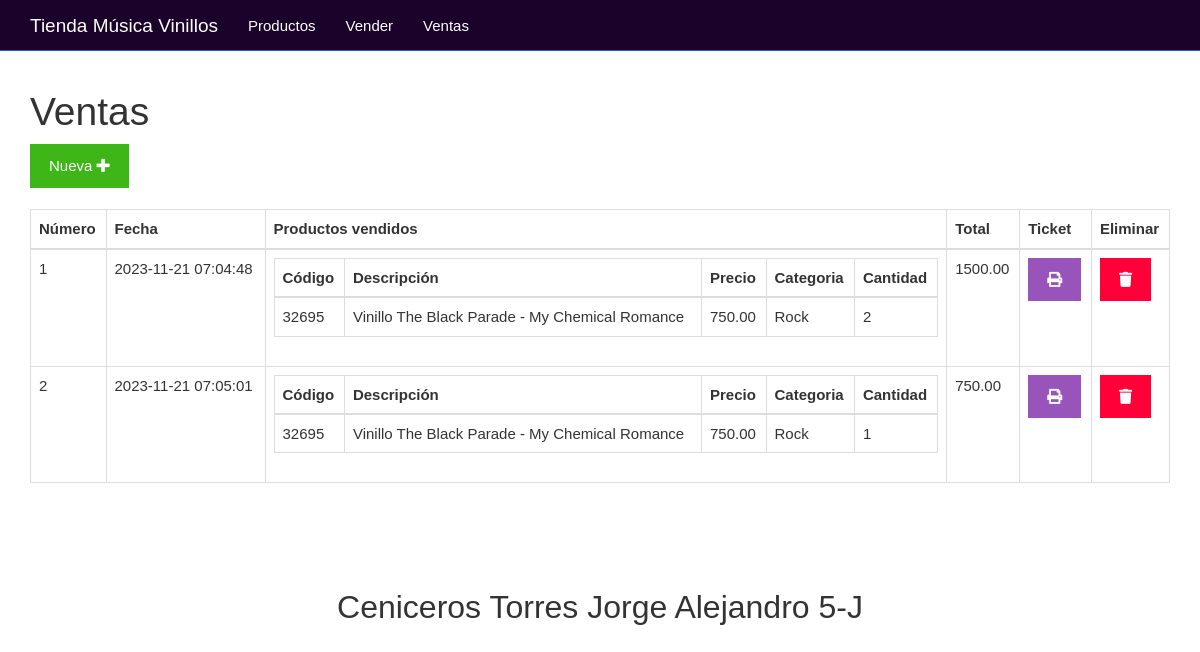
Page /ventas.php on the committed database.
### tables this page shows
CREATE TABLE `ventas` (
  `id` bigint(20) UNSIGNED NOT NULL,
  `fecha` datetime NOT NULL,
  `total` decimal(7,2) DEFAULT NULL
);

### ventas.php (the view)
<?php include_once "encabezado.php" ?>
<?php
include_once "base_de_datos.php";
$sentencia = $base_de_datos->query("SELECT ventas.total, ventas.fecha, ventas.id, GROUP_CONCAT(	productos.codigo, '..',  productos.descripcion, '..',  productos.precio, '..',  productos.categoria, '..',  productos_vendidos.cantidad SEPARATOR '__') AS productos FROM ventas INNER JOIN productos_vendidos ON productos_vendidos.id_venta = ventas.id INNER JOIN productos ON productos.id = productos_vendidos.id_producto GROUP BY ventas.id ORDER BY ventas.id;");
$ventas = $sentencia->fetchAll(PDO::FETCH_OBJ);
?>
	<div class="col-xs-12">
		<h1>Ventas</h1>
		<div>
			<a class="btn btn-success" href="./vender.php">Nueva <i class="fa fa-plus"></i></a>
		</div>
		<br>
		<table class="table table-bordered">
			<thead>
				<tr>
					<th>Número</th>
					<th>Fecha</th>
					<th>Productos vendidos</th>
					<th>Total</th>
					<th>Ticket</th>
					<th>Eliminar</th>
				</tr>
			</thead>
			<tbody>
				<?php foreach($ventas as $venta){ ?>
				<tr>
					<td><?php echo $venta->id ?></td>
					<td><?php echo $venta->fecha ?></td>
					<td>
						<table class="table table-bordered">
							<thead>
								<tr>
									<th>Código</th>
									<th>Descripción</th>
									<th>Precio</th>
									<th>Categoria</th>
									<th>Cantidad</th>
								</tr>
							</thead>
							<tbody>
								<?php foreach(explode("__", $venta->productos) as $productosConcatenados){
								$producto = explode("..", $productosConcatenados)
								?>
								<tr>
									<td><?php echo $producto[0] ?></td>
									<td><?php echo $producto[1] ?></td>
									<td><?php echo $producto[2] ?></td>
									<td><?php echo $producto[3] ?></td>
									<td><?php echo $producto[4] ?></td>
								</tr>
								<?php } ?>
							</tbody>
						</table>
					</td>
					<td><?php echo $venta->total ?></td>
					<td><a class="btn btn-info" href="<?php echo "imprimirTicket.php?id=" . $venta->id?>"><i class="fa fa-print"></i></a></td>
					<td><a class="btn btn-danger" href="<?php echo "eliminarVenta.php?id=" . $venta->id?>"><i class="fa fa-trash"></i></a></td>
				</tr>
				<?php } ?>
			</tbody>
		</table>
	</div>
<?php include_once "pie.php" ?>

### encabezado.php (shortened to what this page needs)
<!DOCTYPE html>
<html lang="es">
<head>
	<link rel="stylesheet" href="./css/fontawesome-all.min.css">
	<link rel="stylesheet" href="./css/2.css">
	<link rel="stylesheet" href="./css/estilo.css">
</head>
<body>
	<nav class="navbar navbar-inverse navbar-fixed-top" style="background-color: rgb(26, 2, 43);;">
		<div class="container">
			<div class="navbar-header">
				<a class="navbar-brand" href="#">Tienda Música Vinillos</a>
			</div>
			<div id="navbar" class="collapse navbar-collapse">
				<ul class="nav navbar-nav">
					<li><a href="./listar.php">Productos</a></li>
					<li><a href="./vender.php">Vender</a></li>
					<li><a href="./ventas.php">Ventas</a></li>
				</ul>
			</div>
		</div>
	</nav>
	<div class="container">
		<div class="row">

### pie.php
		</div>
	</div>
	<br><br><br>
	<footer>
		<center>
		<h2>Ceniceros Torres Jorge Alejandro 5-J</h2>
		</center>
	</footer>
</body>
</html>

### css/estilo.css (style rules this page uses)
body { padding-top: 70px; }

### rows in the picture
ventas: id "1", fecha "2023-11-21 07:04:48", producto "32695", producto "Vinillo The Black Parade - My Chemical Romance", producto "750.00", producto "Rock", producto "2", total "1500.00"
ventas: id "2", fecha "2023-11-21 07:05:01", producto "32695", producto "Vinillo The Black Parade - My Chemical Romance", producto "750.00", producto "Rock", producto "1", total "750.00"
